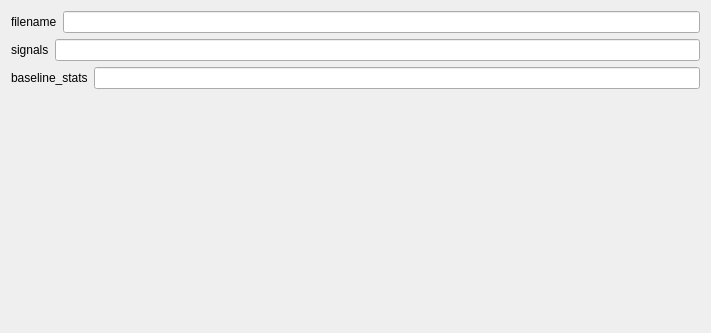
<?xml version="1.0" encoding="UTF-8"?>
<ui version="4.0">
 <class>EOGNormalizationSettingsView</class>
 <widget class="QWidget" name="EOGNormalizationSettingsView">
  <property name="styleSheet">
   <string notr="true">font: 12pt &quot;Roboto&quot;;</string>
  </property>
  <property name="geometry">
   <rect>
    <x>0</x>
    <y>0</y>
    <width>711</width>
    <height>333</height>
   </rect>
  </property>
  <property name="windowTitle">
   <string>Form</string>
  </property>
  <layout class="QVBoxLayout" name="verticalLayout">
   <item>
    <layout class="QHBoxLayout" name="filename_horizontalLayout">
     <item>
      <widget class="QLabel" name="filename_label">
       <property name="text">
        <string>filename</string>
       </property>
      </widget>
     </item>
     <item>
      <widget class="QLineEdit" name="filename_lineedit"/>
     </item>
    </layout>
   </item><item>
    <layout class="QHBoxLayout" name="signals_horizontalLayout">
     <item>
      <widget class="QLabel" name="signals_label">
       <property name="text">
        <string>signals</string>
       </property>
      </widget>
     </item>
     <item>
      <widget class="QLineEdit" name="signals_lineedit"/>
     </item>
    </layout>
   </item><item>
    <layout class="QHBoxLayout" name="baseline_stats_horizontalLayout">
     <item>
      <widget class="QLabel" name="baseline_stats_label">
       <property name="text">
        <string>baseline_stats</string>
       </property>
      </widget>
     </item>
     <item>
      <widget class="QLineEdit" name="baseline_stats_lineedit"/>
     </item>
    </layout>
   </item>
   <item>
    <spacer name="verticalSpacer">
     <property name="orientation">
      <enum>Qt::Vertical</enum>
     </property>
     <property name="sizeHint" stdset="0">
      <size>
       <width>20</width>
       <height>40</height>
      </size>
     </property>
    </spacer>
   </item>
  </layout>
 </widget>
 <resources>
  <include location="../../../../src/main/python/ui/themes/themes.qrc"/>
 </resources>
 <connections/>
 </ui>
